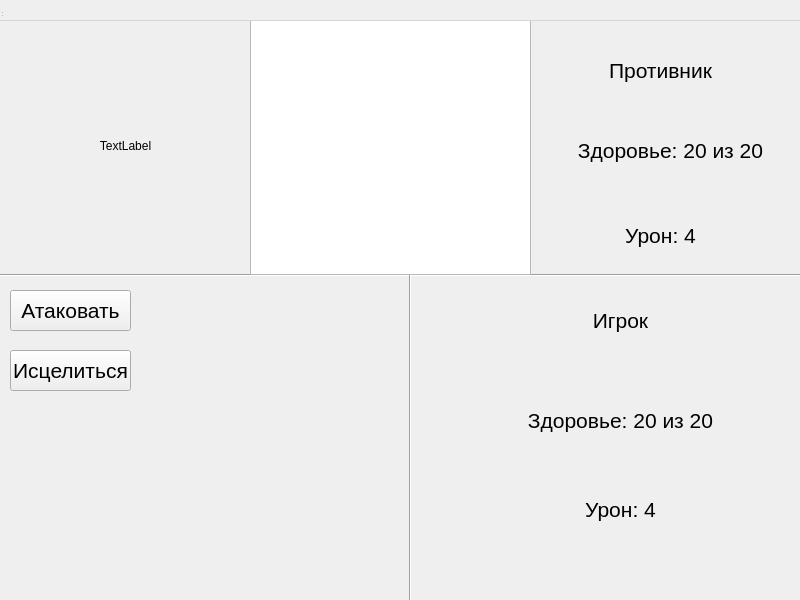
<?xml version="1.0" encoding="UTF-8"?>
<ui version="4.0">
 <class>MainWindow</class>
 <widget class="QWidget" name="MainWindow">
  <property name="geometry">
   <rect>
    <x>0</x>
    <y>0</y>
    <width>800</width>
    <height>600</height>
   </rect>
  </property>
  <property name="windowTitle">
   <string>MainWindow</string>
  </property>
  <widget class="QWidget" name="centralwidget" native="true">
   <property name="geometry">
    <rect>
     <x>0</x>
     <y>0</y>
     <width>800</width>
     <height>600</height>
    </rect>
   </property>
   <widget class="Line" name="line_3">
    <property name="geometry">
     <rect>
      <x>0</x>
      <y>250</y>
      <width>801</width>
      <height>51</height>
     </rect>
    </property>
    <property name="orientation">
     <enum>Qt::Horizontal</enum>
    </property>
   </widget>
   <widget class="Line" name="line_4">
    <property name="geometry">
     <rect>
      <x>400</x>
      <y>270</y>
      <width>21</width>
      <height>351</height>
     </rect>
    </property>
    <property name="orientation">
     <enum>Qt::Vertical</enum>
    </property>
   </widget>
   <widget class="QTextBrowser" name="textBrowser">
    <property name="geometry">
     <rect>
      <x>250</x>
      <y>20</y>
      <width>281</width>
      <height>255</height>
     </rect>
    </property>
   </widget>
   <widget class="QLabel" name="enemyName">
    <property name="geometry">
     <rect>
      <x>540</x>
      <y>40</y>
      <width>241</width>
      <height>61</height>
     </rect>
    </property>
    <property name="font">
     <font>
      <family>MS Sans Serif</family>
      <pointsize>16</pointsize>
     </font>
    </property>
    <property name="text">
     <string>Противник</string>
    </property>
    <property name="alignment">
     <set>Qt::AlignCenter</set>
    </property>
   </widget>
   <widget class="QLabel" name="enemyHp">
    <property name="geometry">
     <rect>
      <x>550</x>
      <y>120</y>
      <width>241</width>
      <height>61</height>
     </rect>
    </property>
    <property name="font">
     <font>
      <family>MS Sans Serif</family>
      <pointsize>16</pointsize>
     </font>
    </property>
    <property name="text">
     <string>Здоровье: 20 из 20</string>
    </property>
    <property name="alignment">
     <set>Qt::AlignCenter</set>
    </property>
   </widget>
   <widget class="QLabel" name="enemyDamage">
    <property name="geometry">
     <rect>
      <x>540</x>
      <y>210</y>
      <width>241</width>
      <height>51</height>
     </rect>
    </property>
    <property name="font">
     <font>
      <family>MS Sans Serif</family>
      <pointsize>16</pointsize>
     </font>
    </property>
    <property name="text">
     <string>Урон: 4</string>
    </property>
    <property name="alignment">
     <set>Qt::AlignCenter</set>
    </property>
   </widget>
   <widget class="QLabel" name="playerName">
    <property name="geometry">
     <rect>
      <x>480</x>
      <y>290</y>
      <width>281</width>
      <height>61</height>
     </rect>
    </property>
    <property name="font">
     <font>
      <family>MS Sans Serif</family>
      <pointsize>16</pointsize>
     </font>
    </property>
    <property name="text">
     <string>Игрок</string>
    </property>
    <property name="alignment">
     <set>Qt::AlignCenter</set>
    </property>
   </widget>
   <widget class="QLabel" name="playerHp">
    <property name="geometry">
     <rect>
      <x>480</x>
      <y>390</y>
      <width>281</width>
      <height>61</height>
     </rect>
    </property>
    <property name="font">
     <font>
      <family>MS Sans Serif</family>
      <pointsize>16</pointsize>
     </font>
    </property>
    <property name="text">
     <string>Здоровье: 20 из 20</string>
    </property>
    <property name="alignment">
     <set>Qt::AlignCenter</set>
    </property>
   </widget>
   <widget class="QLabel" name="playerDamage">
    <property name="geometry">
     <rect>
      <x>480</x>
      <y>479</y>
      <width>281</width>
      <height>61</height>
     </rect>
    </property>
    <property name="font">
     <font>
      <family>MS Sans Serif</family>
      <pointsize>16</pointsize>
     </font>
    </property>
    <property name="text">
     <string>Урон: 4</string>
    </property>
    <property name="alignment">
     <set>Qt::AlignCenter</set>
    </property>
   </widget>
   <widget class="QPushButton" name="attackButton">
    <property name="geometry">
     <rect>
      <x>10</x>
      <y>290</y>
      <width>121</width>
      <height>41</height>
     </rect>
    </property>
    <property name="font">
     <font>
      <family>MS Sans Serif</family>
      <pointsize>16</pointsize>
     </font>
    </property>
    <property name="text">
     <string>Атаковать</string>
    </property>
   </widget>
   <widget class="QPushButton" name="healButton">
    <property name="geometry">
     <rect>
      <x>10</x>
      <y>350</y>
      <width>121</width>
      <height>41</height>
     </rect>
    </property>
    <property name="font">
     <font>
      <family>MS Sans Serif</family>
      <pointsize>16</pointsize>
     </font>
    </property>
    <property name="text">
     <string>Исцелиться</string>
    </property>
   </widget>
   <widget class="QLabel" name="enemyPicture">
    <property name="geometry">
     <rect>
      <x>0</x>
      <y>20</y>
      <width>251</width>
      <height>251</height>
     </rect>
    </property>
    <property name="text">
     <string>TextLabel</string>
    </property>
    <property name="alignment">
     <set>Qt::AlignCenter</set>
    </property>
   </widget>
  </widget>
  <widget class="QMenuBar" name="menubar">
   <property name="geometry">
    <rect>
     <x>0</x>
     <y>0</y>
     <width>800</width>
     <height>21</height>
    </rect>
   </property>
  </widget>
  <widget class="QStatusBar" name="statusbar">
   <property name="geometry">
    <rect>
     <x>0</x>
     <y>0</y>
     <width>3</width>
     <height>18</height>
    </rect>
   </property>
  </widget>
 </widget>
 <resources/>
 <connections/>
</ui>
